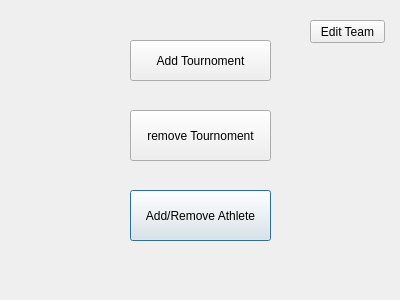
<?xml version="1.0" encoding="UTF-8"?>
<ui version="4.0">
 <class>supervizor_page</class>
 <widget class="QDialog" name="supervizor_page">
  <property name="geometry">
   <rect>
    <x>0</x>
    <y>0</y>
    <width>400</width>
    <height>300</height>
   </rect>
  </property>
  <property name="windowTitle">
   <string>Dialog</string>
  </property>
  <property name="styleSheet">
   <string notr="true"/>
  </property>
  <widget class="QPushButton" name="add_remove_athlete">
   <property name="geometry">
    <rect>
     <x>130</x>
     <y>190</y>
     <width>141</width>
     <height>51</height>
    </rect>
   </property>
   <property name="text">
    <string>Add/Remove Athlete</string>
   </property>
  </widget>
  <widget class="QPushButton" name="edit_team_info">
   <property name="geometry">
    <rect>
     <x>310</x>
     <y>20</y>
     <width>75</width>
     <height>23</height>
    </rect>
   </property>
   <property name="text">
    <string>Edit Team</string>
   </property>
  </widget>
  <widget class="QPushButton" name="add_team_to_tournoment">
   <property name="geometry">
    <rect>
     <x>130</x>
     <y>40</y>
     <width>141</width>
     <height>41</height>
    </rect>
   </property>
   <property name="text">
    <string>Add Tournoment</string>
   </property>
  </widget>
  <widget class="QPushButton" name="remove_team_from_tournoment">
   <property name="geometry">
    <rect>
     <x>130</x>
     <y>110</y>
     <width>141</width>
     <height>51</height>
    </rect>
   </property>
   <property name="text">
    <string>remove Tournoment</string>
   </property>
  </widget>
 </widget>
 <resources/>
 <connections/>
</ui>
